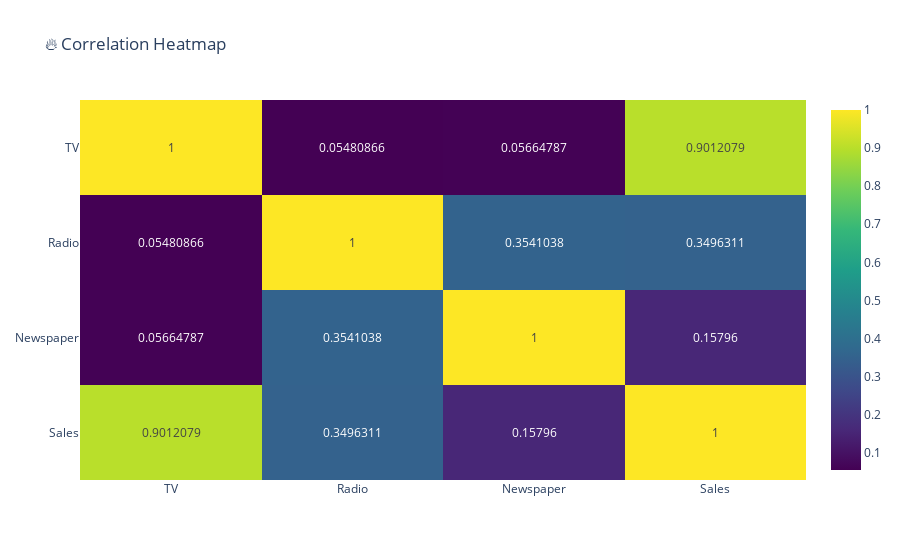

This figure's notebook cell:
### Code cell
# ── 3.3 Correlation Heatmap (Interactive) ─────────────────────

corr = df.corr()
fig = px.imshow(corr, text_auto=True, aspect="auto",
                title='🔥 Correlation Heatmap',
                color_continuous_scale='Viridis')
fig.show()

### Figure 1 — Plotly figure (JSON) as saved in the notebook; plotly's stock layout.template omitted (floating-point values rounded to 4 significant figures)
{"data": [{"coloraxis": "coloraxis", "hovertemplate": "x: %{x}<br>y: %{y}<br>color: %{z}<extra></extra>", "name": "0", "texttemplate": "%{z}", "type": "heatmap", "x": ["TV", "Radio", "Newspaper", "Sales"], "xaxis": "x", "y": ["TV", "Radio", "Newspaper", "Sales"], "yaxis": "y", "z": [[1, 0.05481, 0.05665, 0.9012], [0.05481, 1, 0.3541, 0.3496], [0.05665, 0.3541, 1, 0.158], [0.9012, 0.3496, 0.158, 1]]}], "layout": {"coloraxis": {"colorscale": [[0, "#440154"], [0.1111, "#482878"], [0.2222, "#3e4989"], [0.3333, "#31688e"], [0.4444, "#26828e"], [0.5556, "#1f9e89"], [0.6667, "#35b779"], [0.7778, "#6ece58"], [0.8889, "#b5de2b"], [1, "#fde725"]]}, "title": {"text": "🔥 Correlation Heatmap"}, "xaxis": {"anchor": "y", "domain": [0, 1]}, "yaxis": {"anchor": "x", "autorange": "reversed", "domain": [0, 1]}}}
